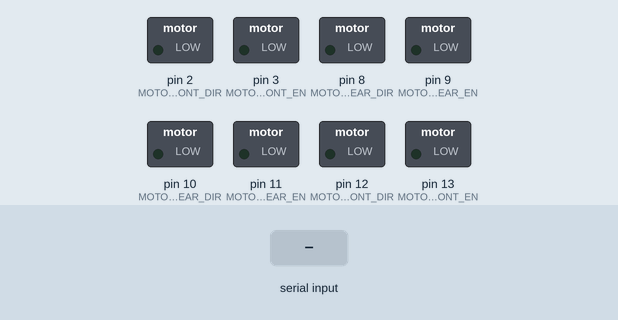
Bench run of a sketch on a simulated Arduino Uno, built with avr-gcc and run on an emulated ATmega328P. Shown: switched loads named in the sketch (green lamp = pin HIGH). Inputs (shaded band) come from the test bench.

Above: at 1.2 s.
1.3 s: "90,45\n" received over Serial
At 1.6 s:
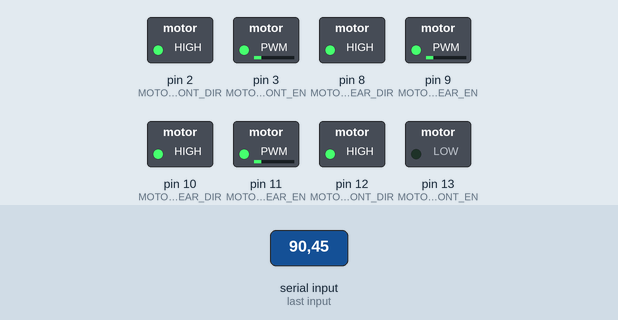
4.3 s: "30,150\n" received over Serial
At 5.1 s:
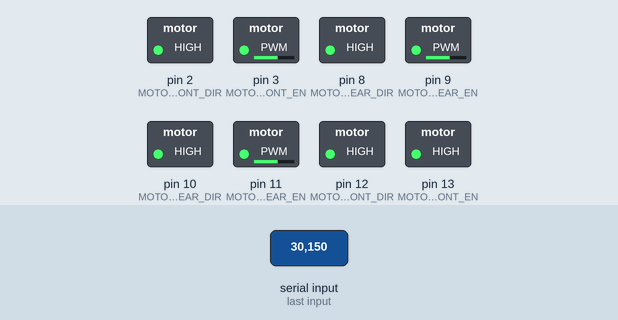
7.3 s: "1,90\n" received over Serial
At 9.3 s:
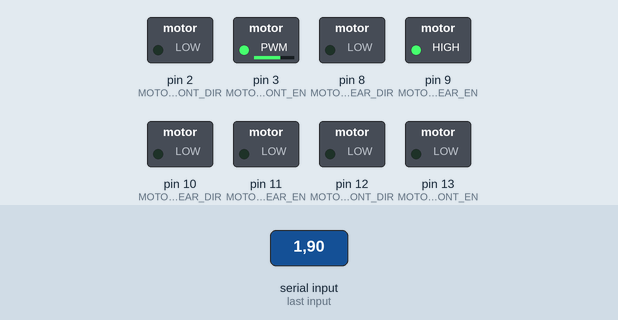
9.8 s: "1,90,45\n" received over Serial
At 10.5 s:
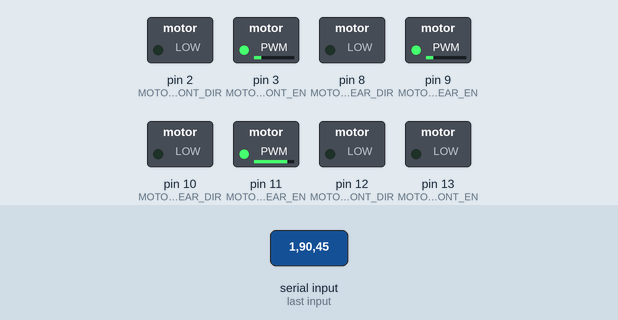
Timing chart, 0 to 13.3 s (numbered marks = the images above; inputs shaded):
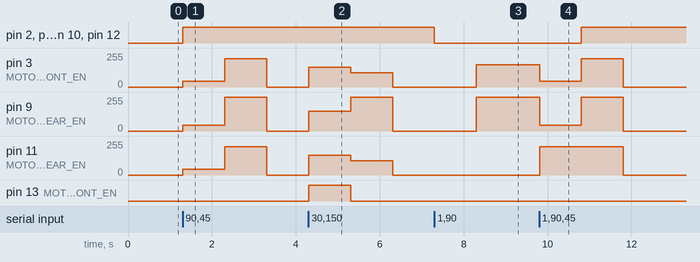

Measured:
- after the input at 1.3 s, pin 2 (MOTOR_LEFT_FRONT_DIR): LOW → HIGH at once; pin 3 (MOTOR_LEFT_FRONT_EN): 0/255 → 45/255 at once, → 211/255 1.0 s later, → 0/255 1.0 s later
- after the input at 4.3 s, pin 3 (MOTOR_LEFT_FRONT_EN), pin 11 (MOTOR_RIGHT_REAR_EN): 0/255 → 150/255 at once, → 106/255 1.0 s later, → 0/255 1.0 s later; pin 9 (MOTOR_LEFT_REAR_EN): 0/255 → 150/255 at once, → 255/255 1.0 s later, → 0/255 1.0 s later; pin 13 (MOTOR_RIGHT_FRONT_EN): LOW → HIGH at once, → LOW 1.0 s later
- after the input at 7.3 s, pin 2 (MOTOR_LEFT_FRONT_DIR), pin 8 (MOTOR_LEFT_REAR_DIR), pin 10 (MOTOR_RIGHT_REAR_DIR), pin 12 (MOTOR_RIGHT_FRONT_DIR): HIGH → LOW at once; pin 3 (MOTOR_LEFT_FRONT_EN): 0/255 → 166/255 after 1.0 s; pin 9 (MOTOR_LEFT_REAR_EN): 0/255 → 255/255 after 1.0 s
- after the input at 9.8 s, pin 2 (MOTOR_LEFT_FRONT_DIR): LOW → HIGH after 1.0 s; pin 3 (MOTOR_LEFT_FRONT_EN): 166/255 → 45/255 at once, → 211/255 1.0 s later, → 0/255 1.0 s later

The sketch:

sketch_Bluetooth_pad.ino.ino
```cpp
//Выключятель сзади
//0 вперед, 1 назад
#define MOTOR_LEFT_FRONT_DIR 2
#define MOTOR_LEFT_FRONT_EN 3
#define MOTOR_LEFT_REAR_DIR 8
#define MOTOR_LEFT_REAR_EN 9
#define MOTOR_RIGHT_FRONT_DIR 12
#define MOTOR_RIGHT_FRONT_EN 13
#define MOTOR_RIGHT_REAR_DIR 10
#define MOTOR_RIGHT_REAR_EN 11

#define DIR_FORWARD 0
#define DIR_BACKWARD 1

char BluetoothData; // Приходящие данные с

int pad_y; //Значение скорости
int pad_x; //Напровление и скорость поворота

void setup() {
 Serial.begin(9600);

  pinMode (MOTOR_LEFT_FRONT_DIR, OUTPUT);
  pinMode (MOTOR_LEFT_FRONT_EN, OUTPUT);
  pinMode (MOTOR_LEFT_REAR_DIR, OUTPUT);
  pinMode (MOTOR_LEFT_REAR_EN, OUTPUT);
  pinMode (MOTOR_RIGHT_FRONT_DIR, OUTPUT);
  pinMode (MOTOR_RIGHT_FRONT_EN, OUTPUT);
  pinMode (MOTOR_RIGHT_REAR_DIR, OUTPUT);
  pinMode (MOTOR_RIGHT_REAR_EN, OUTPUT);

  analogWrite (MOTOR_LEFT_FRONT_EN, 0);
  analogWrite (MOTOR_LEFT_REAR_EN, 0);
  analogWrite (MOTOR_RIGHT_FRONT_EN, 0);
  analogWrite (MOTOR_RIGHT_REAR_EN, 0);
}
void loop() {
  if (Serial.available()){
    BluetoothData=Serial.read();

     if(BluetoothData='y'){
        pad_x=Serial.parseInt();

        if(pad_x > 0){
         analogWrite (MOTOR_LEFT_FRONT_EN, pad_y);
         analogWrite (MOTOR_LEFT_REAR_EN, pad_y);
         analogWrite (MOTOR_RIGHT_FRONT_EN, pad_y);
         analogWrite (MOTOR_RIGHT_REAR_EN, pad_y);

         digitalWrite(MOTOR_LEFT_FRONT_DIR, DIR_FORWARD);
         digitalWrite(MOTOR_LEFT_REAR_DIR, DIR_FORWARD);
         digitalWrite(MOTOR_RIGHT_FRONT_DIR, DIR_FORWARD);
         digitalWrite(MOTOR_RIGHT_REAR_DIR, DIR_FORWARD);
        }
        else{
         analogWrite (MOTOR_LEFT_FRONT_EN, -pad_y);
         analogWrite (MOTOR_LEFT_REAR_EN, -pad_y);
         analogWrite (MOTOR_RIGHT_FRONT_EN, -pad_y);
         analogWrite (MOTOR_RIGHT_REAR_EN, -pad_y);

         digitalWrite(MOTOR_LEFT_FRONT_DIR, DIR_BACKWARD);
         digitalWrite(MOTOR_LEFT_REAR_DIR, DIR_BACKWARD);
         digitalWrite(MOTOR_RIGHT_FRONT_DIR, DIR_BACKWARD);
         digitalWrite(MOTOR_RIGHT_REAR_DIR, DIR_BACKWARD);
        }
     }
     if(BluetoothData='Y'){
      pad_y=Serial.parseInt();

      if(pad_y > 0){
         analogWrite (MOTOR_LEFT_FRONT_EN, pad_y);
         analogWrite (MOTOR_LEFT_REAR_EN, pad_y);
         analogWrite (MOTOR_RIGHT_FRONT_EN, pad_y-pad_x);
         analogWrite (MOTOR_RIGHT_REAR_EN, pad_y-pad_x);
      }
      else{
         analogWrite (MOTOR_LEFT_FRONT_EN, pad_y-pad_x);
         analogWrite (MOTOR_LEFT_REAR_EN, pad_y-pad_x);
         analogWrite (MOTOR_RIGHT_FRONT_EN, pad_y);
         analogWrite (MOTOR_RIGHT_REAR_EN, pad_y);
      }
     }
 }
}
```
